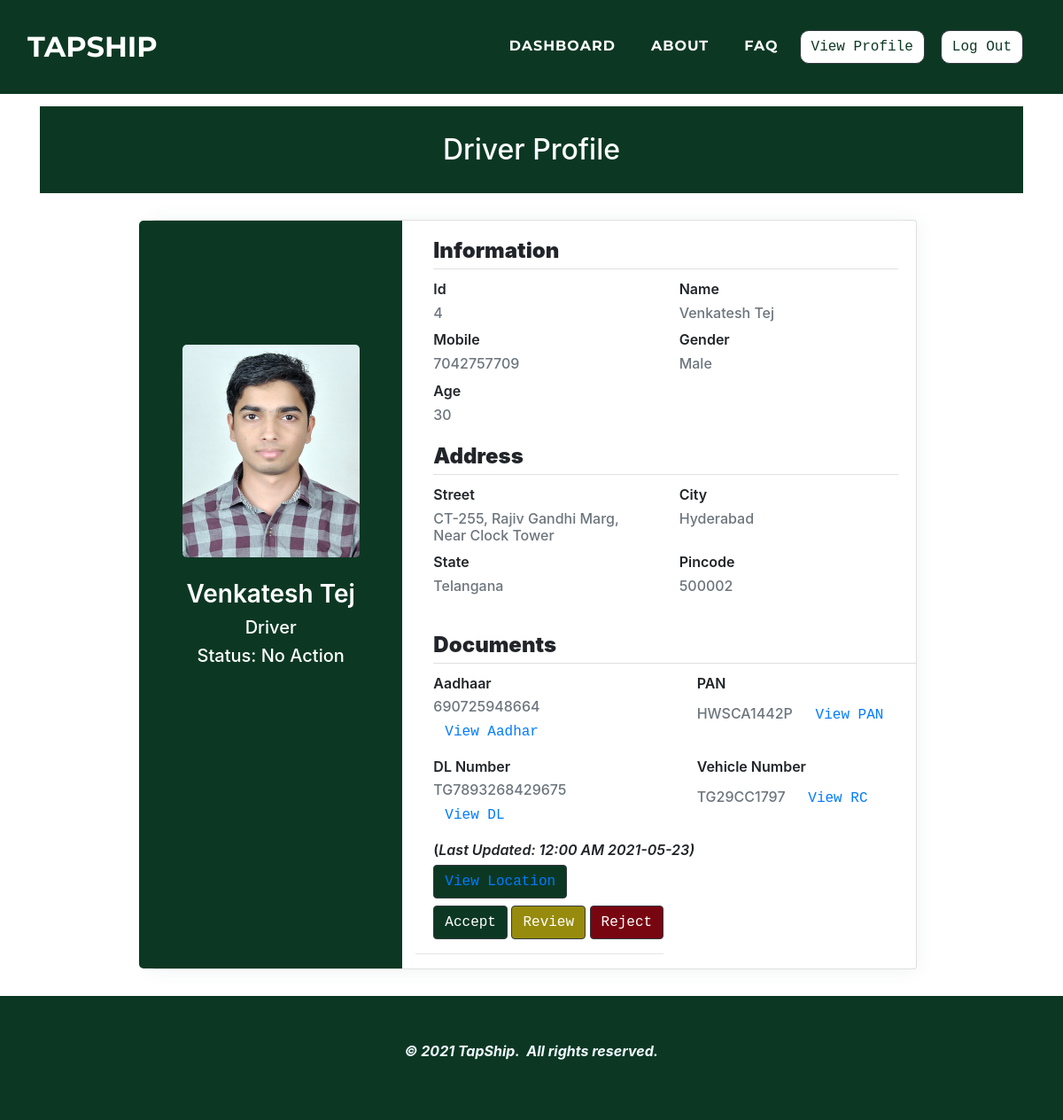
The page /admin/driverprofile.php?d_mobile=7042757709 (signed in) on the database as committed earlier.
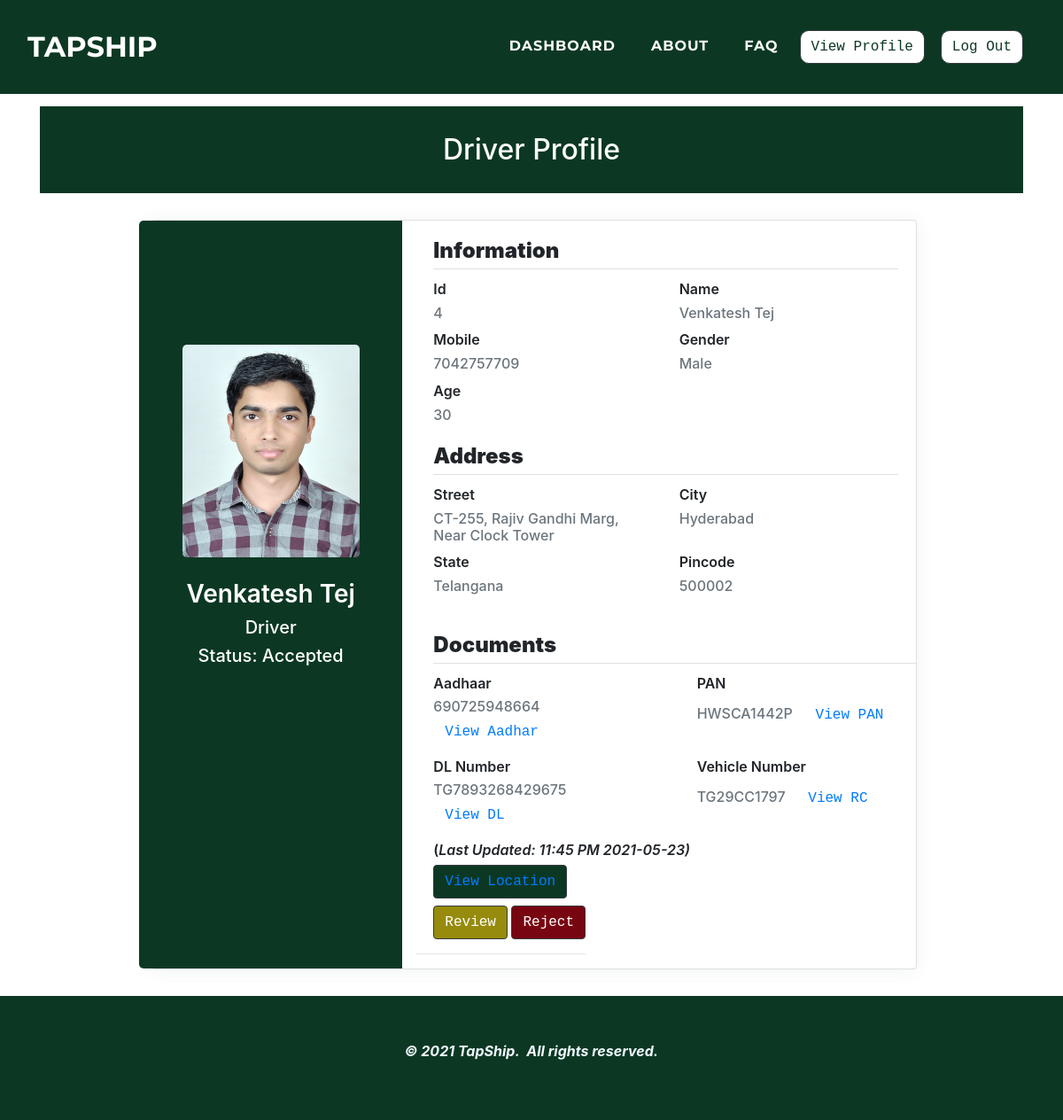
The same page on the database as committed later.
### tables this page shows
CREATE TABLE `driver` (
  `d_id` int(11) NOT NULL,
  `d_name` varchar(50) NOT NULL,
  `d_mobile` varchar(25) NOT NULL,
  `d_gender` varchar(25) NOT NULL,
  `d_age` varchar(10) NOT NULL,
  `d_street` varchar(50) NOT NULL,
  `d_city` varchar(25) NOT NULL,
  `d_state` varchar(25) NOT NULL,
  `d_pincode` varchar(10) NOT NULL,
  `d_aadhar` varchar(25) NOT NULL,
  `d_aadharpdf` varchar(100) NOT NULL,
  `d_pan` varchar(25) NOT NULL,
  `d_panpdf` varchar(100) NOT NULL,
  `d_photo` varchar(100) NOT NULL,
  `d_dlnumber` varchar(25) NOT NULL,
  `d_dlpdf` varchar(100) NOT NULL,
  `d_vehiclenumber` varchar(25) NOT NULL,
  `d_vehiclercpdf` varchar(100) NOT NULL,
  `d_lat` varchar(100) DEFAULT NULL,
  `d_long` varchar(100) DEFAULT NULL,
  `d_date` varchar(500) NOT NULL,
  `d_time` varchar(500) NOT NULL,
  `d_password` varchar(25) NOT NULL,
  `d_approve` varchar(10) NOT NULL,
  `d_tsv_otp` varchar(10) NOT NULL DEFAULT '',
  `d_tsv_validity` varchar(50) NOT NULL DEFAULT '',
  `d_temppass` varchar(50) NOT NULL DEFAULT ''
);

### admin/driverprofile.php (the view, shortened to what the rows shown need)
<!doctype html>
<html>
<head>
    <link rel="stylesheet" href="../assets/bootstrap/css/bootstrap.min.css">
    <link rel="stylesheet" href="../assets/fonts/font-awesome.min.css">
    <link rel="stylesheet" href="../assets/fonts/ionicons.min.css">
    <link rel="stylesheet" href="../assets/css/Article-List.css">
    <link rel="stylesheet" href="../assets/css/Footer-Dark.css">
    <link rel="stylesheet" href="../assets/css/Highlight-Blue.css">
    <link rel="stylesheet" href="https://cdnjs.cloudflare.com/ajax/libs/animate.css/3.5.2/animate.min.css">
    <link rel="stylesheet" href="https://cdnjs.cloudflare.com/ajax/libs/aos/2.2.0/aos.css">
    <link rel="stylesheet" href="../assets/css/Login-Form-Clean.css">
    <link rel="stylesheet" href="../assets/css/table-style.css">
    <link rel="stylesheet" href="../assets/css/profile.css">
    <link href='https://maxcdn.bootstrapcdn.com/bootstrap/4.0.0/css/bootstrap.min.css' rel='stylesheet'>
    <link href='https://cdnjs.cloudflare.com/ajax/libs/MaterialDesign-Webfont/3.6.95/css/materialdesignicons.css' rel='stylesheet'>
</head>
<body oncontextmenu='return false' class='snippet-body'>
    <div class="page-content page-container" id="page-content">
        <?php
         $con = mysqli_connect("localhost", "root", "", "tapship");
        $d_mobile = $_GET['d_mobile'];
        $query = " select * from driver where d_mobile=" . $d_mobile . "";
        $result = mysqli_query($con, $query);
        while ($res = mysqli_fetch_assoc($result)) {
            $d_id =  $res['d_id'];
            $d_name =  $res['d_name'];
            $d_gender =  $res['d_gender'];
            $d_age =  $res['d_age'];
            $d_street =  $res['d_street'];
            $d_city =  $res['d_city'];
            $d_state =  $res['d_state'];
            $d_pincode =  $res['d_pincode'];
            $d_aadhar =  $res['d_aadhar'];
            $d_pan =  $res['d_pan'];
            $d_dlnumber =  $res['d_dlnumber'];
            $d_vehiclenumber =  $res['d_vehiclenumber'];
            $d_photo =  $res['d_photo'];
            $d_approve =  $res['d_approve'];
            $d_time = $res['d_time'];
            $d_date = $res['d_date'];
        }
        ?>
        <div class="features-boxed">
            <div class="container" style="background: #ffffff;">
                <div class="intro" style="background: #0c3823;margin-top: 120px;margin-bottom: 30px;">
                    <h2 class="text-center" data-aos="fade" style="color: rgb(255,255,255);padding: 30px;margin-bottom: 0px;">Driver Profile</h2>
                </div>
            </div>
        </div>
        <div class="padding">
            <div class="row container d-flex justify-content-center">
                <div class="col-xl-12 col-md-12">
                    <div class="card user-card-full">
                        <div class="row m-l-0 m-r-0">
                            <div class="col-md-4 bg-c-lite-green user-profile">
                                <div class="card-block text-center text-white">
                                    <div class="m-b-25"> <img src="../drivers/<?php echo  $d_photo; ?>" width="200" height="240" align="center" class="img-radius" alt="User-Profile-Image"> </div>
                                    <h3 class="f-w-600"><?php echo "$d_name" ?></h3>
                                    <h5>Driver</h5>
                                    <h5>Status: <?php if ($d_approve == "1") {
                                                    echo "No Action";
                                                } else if ($d_approve == "2") {
                                                    echo " Accepted";
                                                } else if ($d_approve == "3") {
                                                    echo "Review";
                                                } else if ($d_approve == "4") {
                                                    echo "Rejected";
                                                } else if ($d_approve == "5") {
                                                    echo "Resubmitted";
                                                }
                                                ?>
                                    </h5>
                                </div>
                            </div>
                            <div class="col-sm-8">
                                <div class="card-block">
                                    <div class="row">
                                        <div class="col-sm-6">
                                            <p class="m-b-10 f-w-600">Id</p>
                                            <h6 class="text-muted f-w-400"><?php echo "$d_id" ?></h6>
                                        </div>
                                        <div class="col-sm-6">
                                            <p class="m-b-10 f-w-600">Name</p>
                                            <h6 class="text-muted f-w-400"><?php echo "$d_name" ?></h6>
                                        </div>
                                        <div class="col-sm-6">
                                            <p class="m-b-10 f-w-600">Gender</p>
                                            <h6 class="text-muted f-w-400"><?php echo "$d_gender" ?></h6>
                                        </div>
                                        <div class="col-sm-6">
                                            <p class="m-b-10 f-w-600">Age</p>
                                            <h6 class="text-muted f-w-400"><?php echo "$d_age" ?></h6>
                                        </div>
                                    </div>
                                    <div class="row">
                                        <div class="col-sm-6">
                                            <p class="m-b-10 f-w-600">Street</p>
                                            <h6 class="text-muted f-w-400"><?php echo "$d_street" ?></h6>
                                        </div>
                                        <div class="col-sm-6">
                                            <p class="m-b-10 f-w-600">City</p>
                                            <h6 class="text-muted f-w-400"><?php echo "$d_city" ?></h6>
                                        </div>
                                        <div class="col-sm-6">
                                            <p class="m-b-10 f-w-600">State</p>
                                            <h6 class="text-muted f-w-400"><?php echo "$d_state" ?></h6>
                                        </div>
                                        <div class="col-sm-6">
                                            <p class="m-b-10 f-w-600">Pincode</p>
                                            <h6 class="text-muted f-w-400"><?php echo "$d_pincode" ?></h6>
                                        </div>
                                    </div>
                                </div>
                                <div class="row">
                                    <div class="col-sm-6">
                                        <p class="m-b-10 m-l-20 f-w-600">Aadhaar</p>
                                        <h6 class="text-muted m-l-20 f-w-400"><?php echo "$d_aadhar" ?> <button class="btn btn-grey text-monospace"></button></h6>
                                    </div>
                                    <div class="col-sm-6">
                                        <p class="m-b-10  m-l-20 f-w-600">PAN</p>
                                        <h6 class="text-muted m-l-20 f-w-400"><?php echo "$d_pan" ?> <button class="btn btn-grey text-monospace"></button></h6>
                                    </div>
                                    <div class="col-sm-6">
                                        <p class="m-b-10  m-l-20 f-w-600">DL Number</p>
                                        <h6 class="text-muted m-l-20 f-w-400"><?php echo "$d_dlnumber" ?> <button class="btn btn-grey text-monospace"></button></h6>
                                    </div>
                                    <div class="col-sm-6">
                                        <p class="m-b-10  m-l-20 f-w-600">Vehicle Number</p>
                                        <h6 class="text-muted m-l-20 f-w-400"><?php echo "$d_vehiclenumber" ?> <button class="btn btn-grey text-monospace"></button></h6>
                                    </div>
                                    <div class="col-sm-12">
                                        <p class="m-b-10  m-l-20 f-w-600"> (<i>Last Updated: <?php echo "$d_time" ?>&nbsp<?php echo "$d_date" ?><i>)</p>
                                    </div>
                                </div>
                            </div>
                        </div>
                    </div>
                </div>
            </div>
        </div>
    </div>
</body>
</html>

Rows that differ between the two databases and show on the page:
changed driver "Venkatesh Tej": d_time "12:00 AM" → "11:45 PM"; d_approve "1" → "2" (drawn)
Other text that changed with them:
text no longer shown: "No Action Accept"
text now shown: "Accepted"
